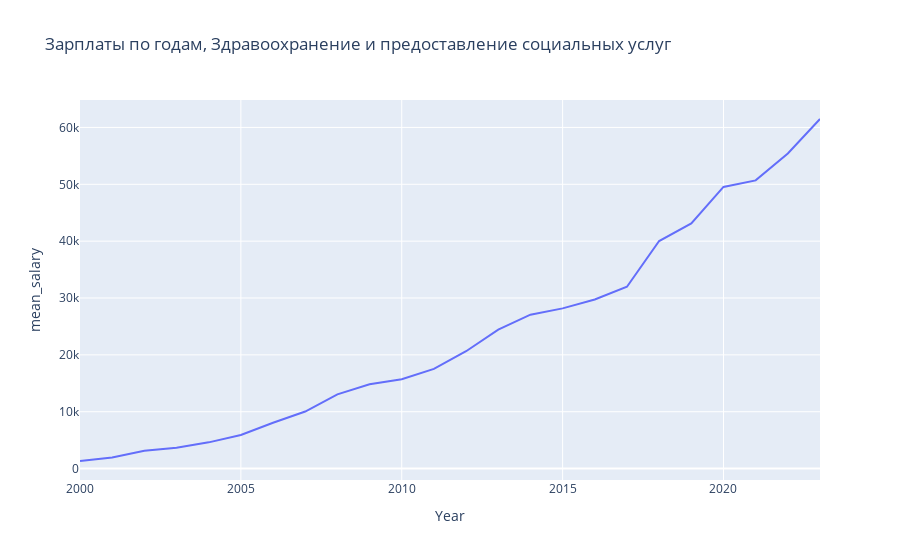

The notebook cell this image was saved under:
### Code cell
fig = px.line(salary[salary['Economic_id']==4], x='Year', y='mean_salary', title='Зарплаты по годам, Здравоохранение и предоставление социальных услуг')
fig.show()

### Figure 1 — Plotly figure (JSON) as saved in the notebook; plotly's stock layout.template omitted (floating-point values rounded to 4 significant figures)
{"data": [{"hovertemplate": "Year=%{x}<br>mean_salary=%{y}<extra></extra>", "legendgroup": "", "line": {"color": "#636efa", "dash": "solid"}, "marker": {"symbol": "circle"}, "mode": "lines", "name": "", "orientation": "v", "showlegend": false, "type": "scatter", "x": [2000, 2001, 2002, 2003, 2004, 2005, 2006, 2007, 2008, 2009, 2010, 2011, 2012, 2013, 2014, 2015, 2016, 2017, 2018, 2019, 2020, 2021, 2022, 2023], "xaxis": "x", "y": [1333.0, 1960.0, 3141.0, 3663.0, 4612, 5906.0, 8060.0, 10040.0, 13050.0, 14820.0, 15720.0, 17540.0, 20640.0, 24440.0, 27068, 28179, 29742, 31980.0, 40027, 43120.0, 49532, 50690.0, 55420.0, 61490.0], "yaxis": "y"}], "layout": {"legend": {"tracegroupgap": 0}, "title": {"text": "Зарплаты по годам, Здравоохранение и предоставление социальных услуг"}, "xaxis": {"anchor": "y", "domain": [0, 1], "title": {"text": "Year"}}, "yaxis": {"anchor": "x", "domain": [0, 1], "title": {"text": "mean_salary"}}}}
